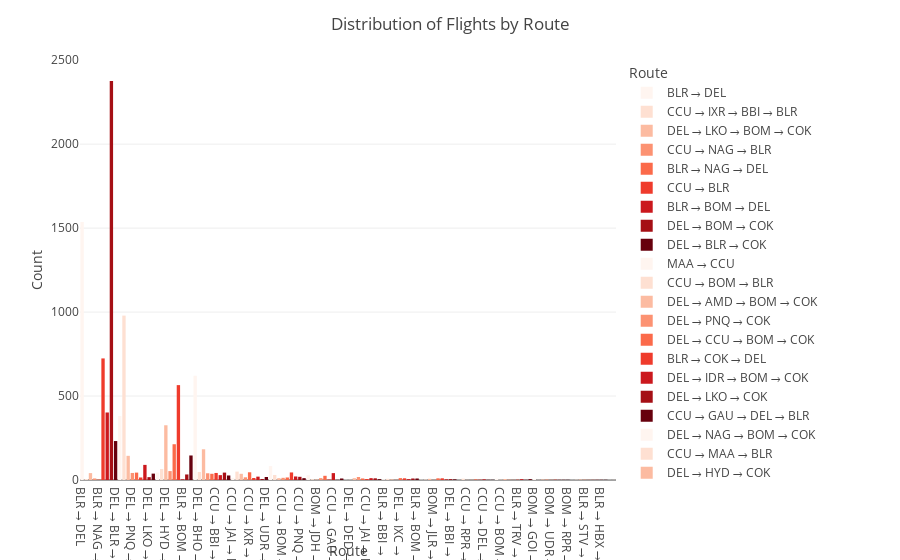

The code cell stored with this chart in its notebook:
### Markdown cell above
* Distribution of Flights by Route

### Code cell
fig = px.histogram(data_frame=df, x="Route", color="Route", 
                   color_discrete_sequence=px.colors.sequential.Reds)
fig.update_layout(
    title="Distribution of Flights by Route",
    xaxis_title="Route",
    yaxis_title="Count"
)
fig.show()
